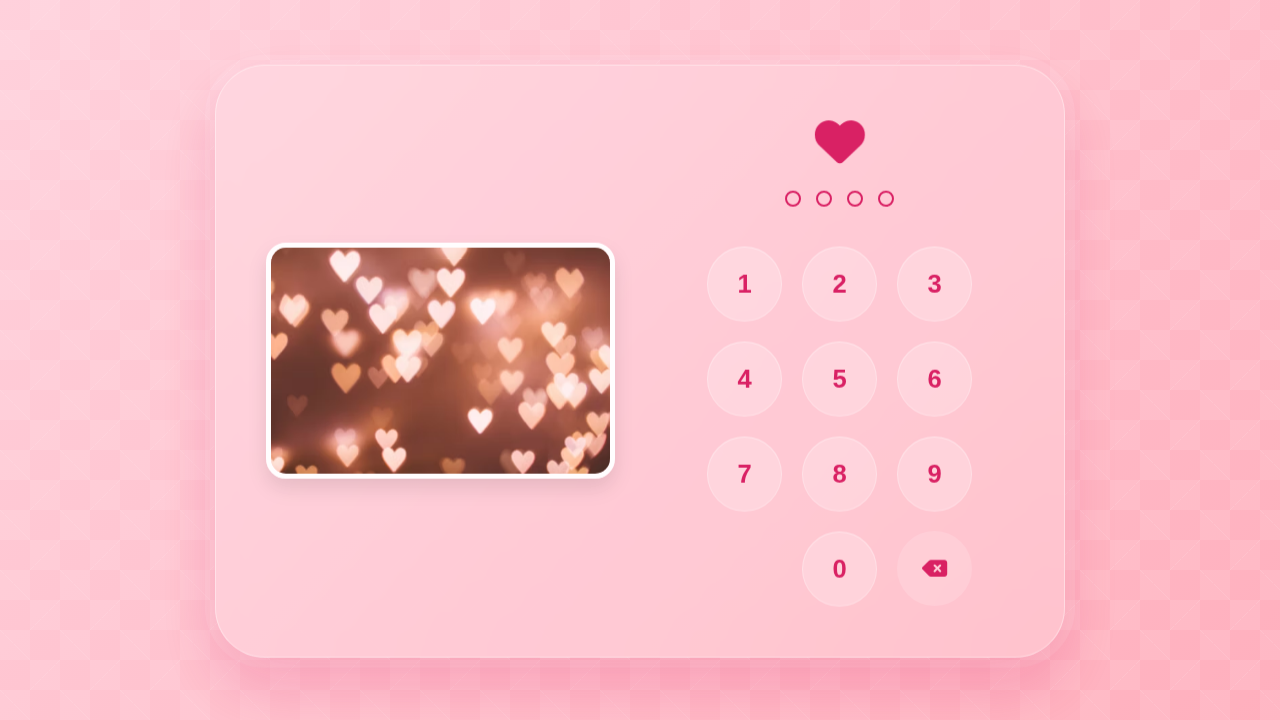
#> input picture step1_initial_with_images.png, 1280 x 720 px
$ python -i fix_image.py   (imports and definitions only)
#> lines starting #> are read from the running program, lines starting #| are printed output that depends on the picture
from PIL import Image, ImageEnhance
import io
import base64
import os

def process_image(filepath, target_size=(100, 100)):
    # Open the image
#> called with filepath = 'step1_initial_with_images.png', target_size = (100, 100)
    img = Image.open(filepath).convert("RGBA")

    # Enhance sharpness
    enhancer = ImageEnhance.Sharpness(img)
    img = enhancer.enhance(2.0)

    # Resize to make it smaller
    img = img.resize(target_size, Image.LANCZOS)
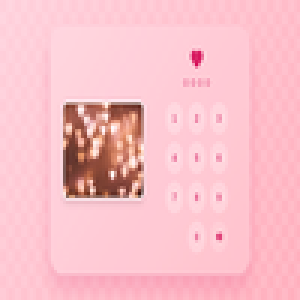
#> img: PIL image 100x100 RGBA (shown 3 times larger); mean R, G, B, A 248.1, 191.5, 200.7, 255

    # Save to bytes
#> (the run stopped early here; a loop or call above may not have finished)
